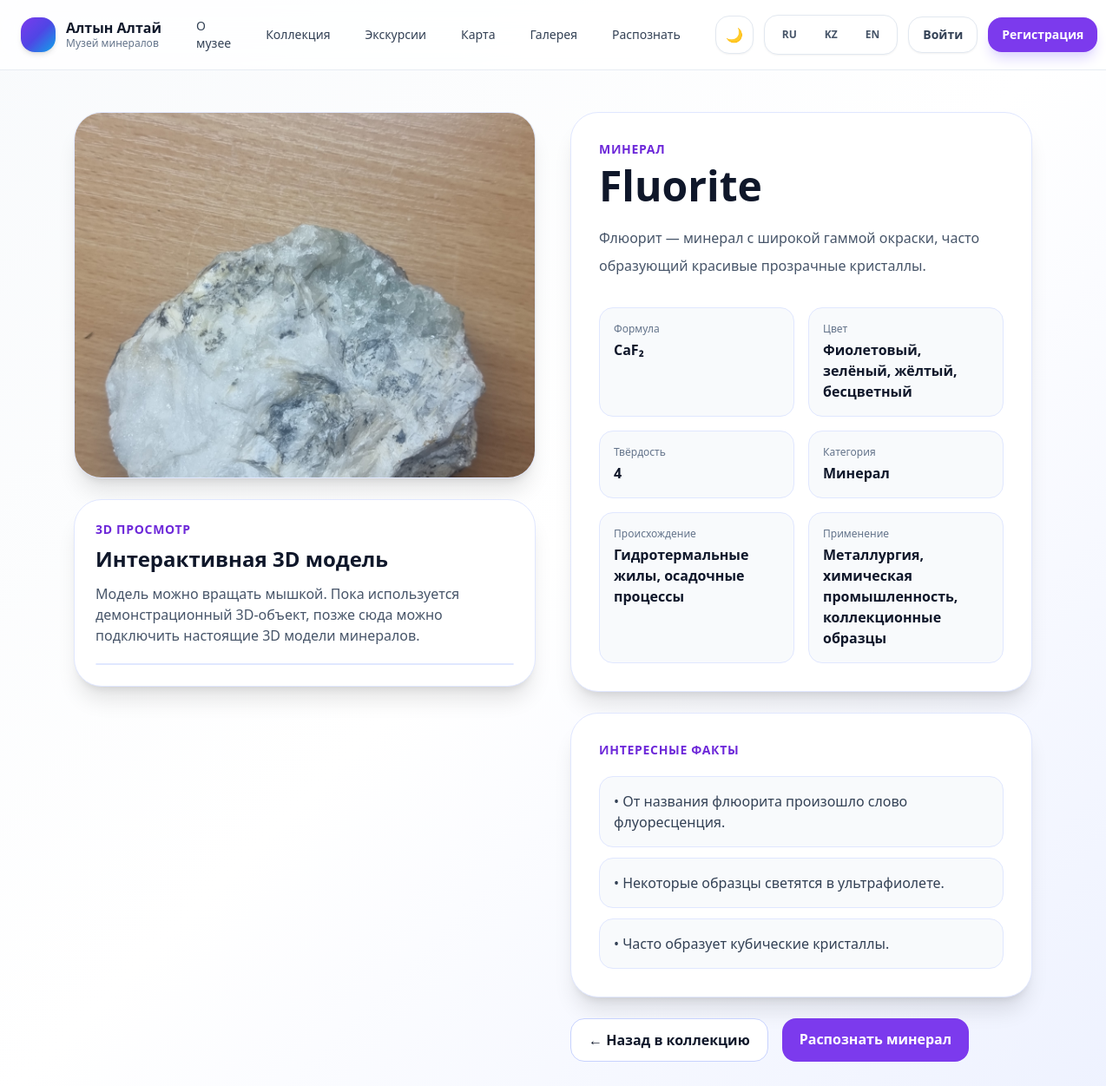
The app's page /collection/fluorite/ with its own data.
### catalog/models.py (models this page shows, shortened)
class Mineral(models.Model):
    CATEGORY_CHOICES = [
        ("mineral", "Минерал"),
        ("rock", "Горная порода"),
        ("glass", "Вулканическое стекло"),
        ("gem", "Драгоценный камень"),
    ]
    slug = models.SlugField(
        max_length=120,
        unique=True,
        verbose_name="Ключ модели",
    )
    title = models.CharField(
        max_length=200,
        verbose_name="Название",
    )
    formula = models.CharField(
        max_length=200,
        blank=True,
        verbose_name="Формула",
    )
    color = models.CharField(
        max_length=200,
        blank=True,
        verbose_name="Цвет",
    )
    hardness = models.CharField(
        max_length=100,
        blank=True,
        verbose_name="Твёрдость",
    )
    origin = models.TextField(
        blank=True,
        verbose_name="Происхождение",
    )
    usage = models.TextField(
        blank=True,
        verbose_name="Применение",
    )
    description = models.TextField(
        blank=True,
        verbose_name="Описание",
    )
    facts = models.JSONField(
        default=list,
        blank=True,
        verbose_name="Интересные факты",
    )
    category = models.CharField(
        max_length=20,
        choices=CATEGORY_CHOICES,
        default="mineral",
        verbose_name="Категория",
    )
    image = models.ImageField(
        upload_to="minerals/",
        blank=True,
        null=True,
        verbose_name="Фото",
    )
    created_at = models.DateTimeField(auto_now_add=True)
    class Meta:
        verbose_name = "Минерал"
        verbose_name_plural = "Минералы"
        ordering = ["title"]

### pages/views.py (the view)
# urls.py: path("collection/<slug:slug>/", views.mineral_detail, name="mineral_detail"),
def mineral_detail(request, slug):
    mineral = get_object_or_404(Mineral, slug=slug)
    return render(request, "pages/mineral_detail.html", {
        "mineral": mineral,
    })

### templates/pages/mineral_detail.html (shortened to what this page needs)
<!doctype html>
<html lang="ru">
<head>
  <script src="https://cdn.tailwindcss.com"></script>
</head>
<body class="min-h-screen bg-gradient-to-br from-slate-50 via-white to-indigo-50 text-slate-900">
  {% include "includes/header.html" %}
  <section class="max-w-6xl mx-auto px-6 py-12">
    <div class="grid lg:grid-cols-2 gap-10 items-start">
      <div class="space-y-6">
        <div class="bg-white rounded-[2rem] border border-indigo-100 shadow-xl overflow-hidden">
          {% if mineral.image %}
            <img src="{{ mineral.image.url }}" alt="{{ mineral.title }}" class="w-full h-[420px] object-cover">
          {% else %}
            <div class="h-[420px] flex items-center justify-center bg-slate-100 text-slate-400 text-lg">
              Нет изображения
            </div>
          {% endif %}
        </div>
        <div class="bg-white rounded-[2rem] border border-indigo-100 shadow-xl p-6">
          <div class="text-sm font-semibold text-violet-700 uppercase tracking-wider">
            3D просмотр
          </div>
          <h2 class="mt-2 text-2xl font-extrabold">Интерактивная 3D модель</h2>
          <p class="mt-3 text-slate-600">
            Модель можно вращать мышкой. Пока используется демонстрационный 3D-объект, позже сюда можно подключить настоящие 3D модели минералов.
          </p>
          <div class="mt-5 rounded-[1.5rem] overflow-hidden border border-indigo-100 bg-slate-50">
          </div>
        </div>
      </div>
      <div class="space-y-6">
        <div class="bg-white rounded-[2rem] border border-indigo-100 shadow-xl p-8">
          <div class="text-sm font-semibold text-violet-700 uppercase tracking-wider">
            {{ mineral.get_category_display }}
          </div>
          <h1 class="mt-2 text-4xl md:text-5xl font-extrabold">
            {{ mineral.title }}
          </h1>
          <p class="mt-5 text-slate-600 leading-8">
            {{ mineral.description|default:"Описание пока не добавлено." }}
          </p>
          <div class="grid md:grid-cols-2 gap-4 mt-8">
            <div class="rounded-2xl border border-indigo-100 bg-slate-50 p-4">
              <div class="text-xs text-slate-500">Формула</div>
              <div class="mt-1 font-semibold">{{ mineral.formula|default:"—" }}</div>
            </div>
            <div class="rounded-2xl border border-indigo-100 bg-slate-50 p-4">
              <div class="text-xs text-slate-500">Цвет</div>
              <div class="mt-1 font-semibold">{{ mineral.color|default:"—" }}</div>
            </div>
            <div class="rounded-2xl border border-indigo-100 bg-slate-50 p-4">
              <div class="text-xs text-slate-500">Твёрдость</div>
              <div class="mt-1 font-semibold">{{ mineral.hardness|default:"—" }}</div>
            </div>
            <div class="rounded-2xl border border-indigo-100 bg-slate-50 p-4">
              <div class="text-xs text-slate-500">Категория</div>
              <div class="mt-1 font-semibold">{{ mineral.get_category_display }}</div>
            </div>
          </div>
          <div class="grid md:grid-cols-2 gap-4 mt-4">
            <div class="rounded-2xl border border-indigo-100 bg-slate-50 p-4">
              <div class="text-xs text-slate-500">Происхождение</div>
              <div class="mt-1 font-semibold">{{ mineral.origin|default:"—" }}</div>
            </div>
            <div class="rounded-2xl border border-indigo-100 bg-slate-50 p-4">
              <div class="text-xs text-slate-500">Применение</div>
              <div class="mt-1 font-semibold">{{ mineral.usage|default:"—" }}</div>
            </div>
          </div>
        </div>
        {% if mineral.facts %}
        <div class="bg-white rounded-[2rem] border border-indigo-100 shadow-xl p-8">
          <div class="text-sm font-semibold text-violet-700 uppercase tracking-wider">
            Интересные факты
          </div>
          <ul class="mt-5 space-y-3 text-slate-700">
            {% for fact in mineral.facts %}
              <li class="rounded-2xl border border-indigo-100 bg-slate-50 p-4">
                • {{ fact }}
              </li>
            {% endfor %}
          </ul>
        </div>
        {% endif %}
        <div class="flex flex-wrap gap-4">
          <a href="{% url 'pages:collection' %}"
             class="px-5 py-3 rounded-2xl border border-indigo-200 bg-white hover:bg-indigo-50 font-semibold">
            ← Назад в коллекцию
          </a>
          <a href="{% url 'recognize:upload' %}"
             class="px-5 py-3 rounded-2xl bg-violet-600 text-white hover:bg-violet-700 font-semibold">
            Распознать минерал
          </a>
        </div>
      </div>
    </div>
  </section>
</body>
</html>

### records on screen
Mineral: image (picture), category "МИНЕРАЛ", title "Fluorite", description "Флюорит — минерал с широкой гаммой окраски, часто образующий красивые прозрачные кристаллы.", formula "CaF₂", color "Фиолетовый, зелёный, жёлтый, бесцветный", hardness "4", category "Минерал", origin "Гидротермальные жилы, осадочные процессы", usage "Металлургия, химическая промышленность, коллекционные образцы"

### other values on screen
{{ fact }} "От названия флюорита произошло слово флуоресценция." "Некоторые образцы светятся в ультрафиолете." "Часто образует кубические кристаллы."
